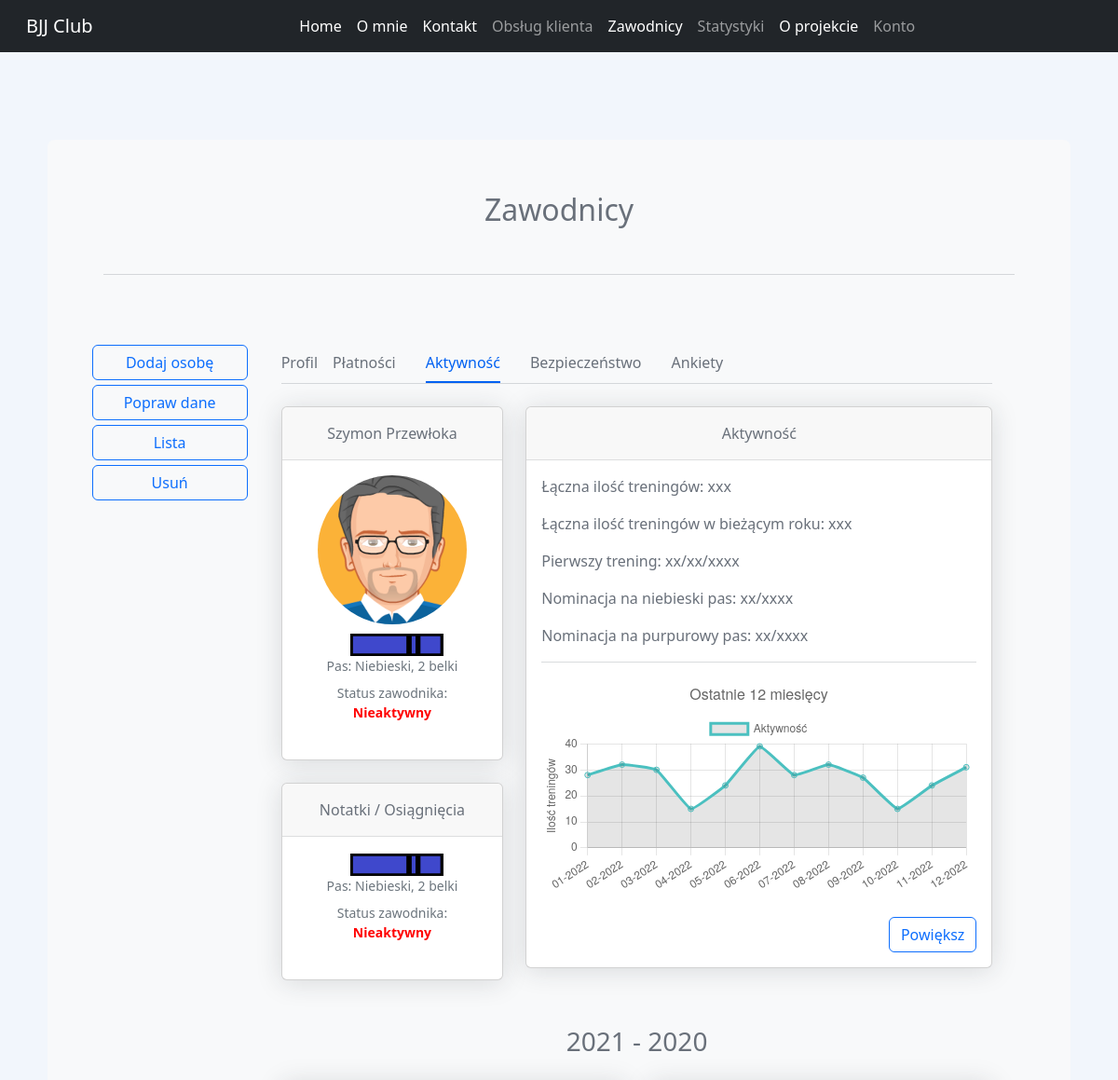
/zawodnicy/profil/5/activity (upper part), run on an earlier commit of the app's database.
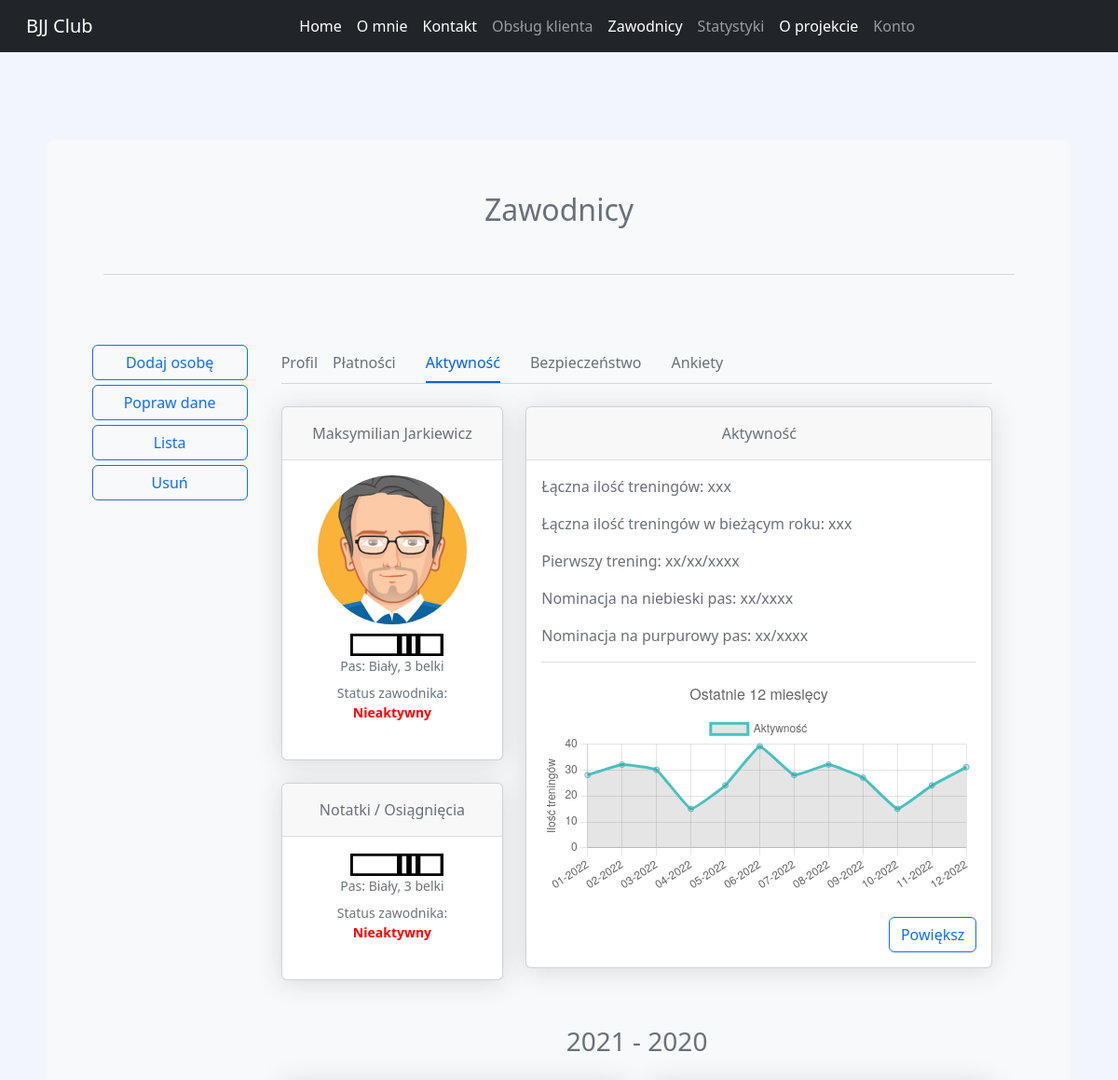
And on a later commit of the database.
### players/models.py (models this page shows, shortened)
class Player(models.Model):
    class Belts(models.TextChoices):
        WHITE = "Biały", "Biały"
        BLUE = "Niebieski", "Niebieski"
        PURPLE = "Purpurowy", "Purpurowy"
        BROWN = "Brązowy", "Brązowy"
        BLACK = "Czarny", "Czarny"
    class Stripes(models.TextChoices):
        ZERO = "0", "0"
        ONE = "1", "1"
        TWO = "2", "2"
        THREE = "3", "3"
        FOUR = "4", "4"
    first_name = models.CharField(max_length=100)
    last_name = models.CharField(max_length=100)
    belt = models.CharField(max_length=30, choices=Belts.choices, default=Belts.WHITE)
    stripe = models.CharField(max_length=1, choices=Stripes.choices, default=Stripes.ZERO)
    class Meta:
        ordering = ['id']

### players/views.py (the view)
# urls.py: path("profil/<int:player_id>/activity", player_profile_activity, name="player_profile_activity"),
def player_profile_activity(request, player_id):
    player = Player.objects.get(pk=player_id)
    context = {"player": player}
    return render(request, "player_profile_activity.html", context)

### players/templatetags/extras.py (called while the page is built)
@register.simple_tag
def belt_png(belt, stripe):
    belts = {"Biały": 1,
             "Niebieski": 2,
             "Purpurowy": 3,
             "Brązowy": 4,
             "Czarny": 5}
    belt_index = belts[belt]
    result = f"/static/images/belts/{belt_index}.{stripe}.{belt}.png"
    return result

### players/templates/player_profile_activity.html (shortened to what the changed rows need)
{% extends "inner_layout.html" %}
{% block body %}
{% load extras %}
{% load static %}
<link rel="stylesheet" type="text/css" href="{% static 'css/players/player_profile.css' %}" />
<div class="container-xl px-4 mt-4">
    <div class="row">
        <div class="col-xl-4">
            <div class="card mb-4 mb-xl-4">
                <div class="card-header">{{player.first_name}} {{player.last_name}}</div>
                <div class="card-body text-center">
                    {% if player.personalinfo.gender == 'Mężczyzna'%}
                    <img class="img-account-profile rounded-circle mb-2" src="{% static 'images/players/profile_photo/male.png' %}" alt="">
                    {% else %}
                    <img class="img-account-profile rounded-circle mb-2" src="{% static 'images/players/profile_photo/female.png' %}" alt="">
                    {% endif %}
                    <img src= "{% belt_png player.belt player.stripe %}" alt='' style="width: 100px; margin-left: 10px;"/>
                    <div class="small font-italic text-muted mb-2">Pas: {{player.belt}}, {{player.stripe}} belki</div>
                    <div class="small font-italic text-muted mb-4">Status zawodnika:
                        {% if player.membershipfee.active %}
                            <b style="color: green">Aktywny</b>
                        {% else %}
                            <b style="color: red">Nieaktywny</b>
                        {% endif %}
                    </div>
                </div>
            </div>
            <div class="card mb-4 mb-xl-4">
                    <div class="card-body text-center">
                        <img src= "{% belt_png player.belt player.stripe %}" alt='' style="width: 100px; margin-left: 10px;"/>
                        <div class="small font-italic text-muted mb-2">Pas: {{player.belt}}, {{player.stripe}} belki</div>
                        <div class="small font-italic text-muted mb-4">Status zawodnika:
                            {% if player.membershipfee.active %}
                                <b style="color: green">Aktywny</b>
                            {% else %}
                                <b style="color: red">Nieaktywny</b>
                            {% endif %}
                        </div>
                    </div>
            </div>
        </div>
                <script type="module">
                    import { wykres } from "/static/scripts/charts/player_activity_chart.js";
                    let chart_id = "lineChart-user-000";
                    let labels = ["01-2022", "02-2022", "03-2022", "04-2022", "05-2022", "06-2022", "07-2022", "08-2022", "09-2022", "10-2022", "11-2022", "12-2022"];
                    let dane = [28, 32, 30, 15, 24, 39, 28, 32, 27, 15, 24, 31];
                    let title = "Ostatnie 12 miesięcy";
                    wykres(chart_id, labels, dane, title);
                </script>
                                    <script type="module">
                                        import { wykres } from "/static/scripts/charts/player_activity_chart.js";
                                        let chart_id = "lineChart-user-000-modal";
                                        let labels = ["01-2022", "02-2022", "03-2022", "04-2022", "05-2022", "06-2022", "07-2022", "08-2022", "09-2022", "10-2022", "11-2022", "12-2022"];
                                        let dane = [28, 32, 30, 15, 24, 39, 28, 32, 27, 15, 24, 31];
                                        let title = "Użytkownik nr {{ player.id }}";
                                        wykres(chart_id, labels, dane, title);
                                    </script>
    </div>
                <script type="module">
                    import { wykres } from "/static/scripts/charts/player_activity_chart.js";
                    let chart_id = "lineChart-user-001";
                    let labels = ["01-2022", "02-2022", "03-2022", "04-2022", "05-2022", "06-2022", "07-2022", "08-2022", "09-2022", "10-2022", "11-2022", "12-2022"];
                    let dane = [28, 32, 30, 15, 24, 39, 28, 32, 27, 15, 24, 31];
                    let title = "Ostatnie 12 miesięcy";
                    wykres(chart_id, labels, dane, title);
                </script>
                                    <script type="module">
                                        import { wykres } from "/static/scripts/charts/player_activity_chart.js";
                                        let chart_id = "lineChart-user-001-modal";
                                        let labels = ["01-2022", "02-2022", "03-2022", "04-2022", "05-2022", "06-2022", "07-2022", "08-2022", "09-2022", "10-2022", "11-2022", "12-2022"];
                                        let dane = [28, 32, 30, 15, 24, 39, 28, 32, 27, 15, 24, 31];
                                        let title = "Użytkownik nr {{ player.id }}";
                                        wykres(chart_id, labels, dane, title);
                                    </script>
                <script type="module">
                    import { wykres } from "/static/scripts/charts/player_activity_chart.js";
                    let chart_id = "lineChart-user-002";
                    let labels = ["01-2022", "02-2022", "03-2022", "04-2022", "05-2022", "06-2022", "07-2022", "08-2022", "09-2022", "10-2022", "11-2022", "12-2022"];
                    let dane = [28, 32, 30, 15, 24, 39, 28, 32, 27, 15, 24, 31];
                    let title = "Ostatnie 12 miesięcy";
                    wykres(chart_id, labels, dane, title);
                </script>
                                    <script type="module">
                                        import { wykres } from "/static/scripts/charts/player_activity_chart.js";
                                        let chart_id = "lineChart-user-002-modal";
                                        let labels = ["01-2022", "02-2022", "03-2022", "04-2022", "05-2022", "06-2022", "07-2022", "08-2022", "09-2022", "10-2022", "11-2022", "12-2022"];
                                        let dane = [28, 32, 30, 15, 24, 39, 28, 32, 27, 15, 24, 31];
                                        let title = "Użytkownik nr {{ player.id }}";
                                        wykres(chart_id, labels, dane, title);
                                    </script>
</div>
{% endblock %}

What changed in the data, as far as the page shows it:
changed Player: first_name "Szymon" → "Maksymilian"; last_name "Przewłoka" → "Jarkiewicz"; belt+stripe: a different picture; belt "Niebieski" → "Biały"; stripe "2" → "3"
